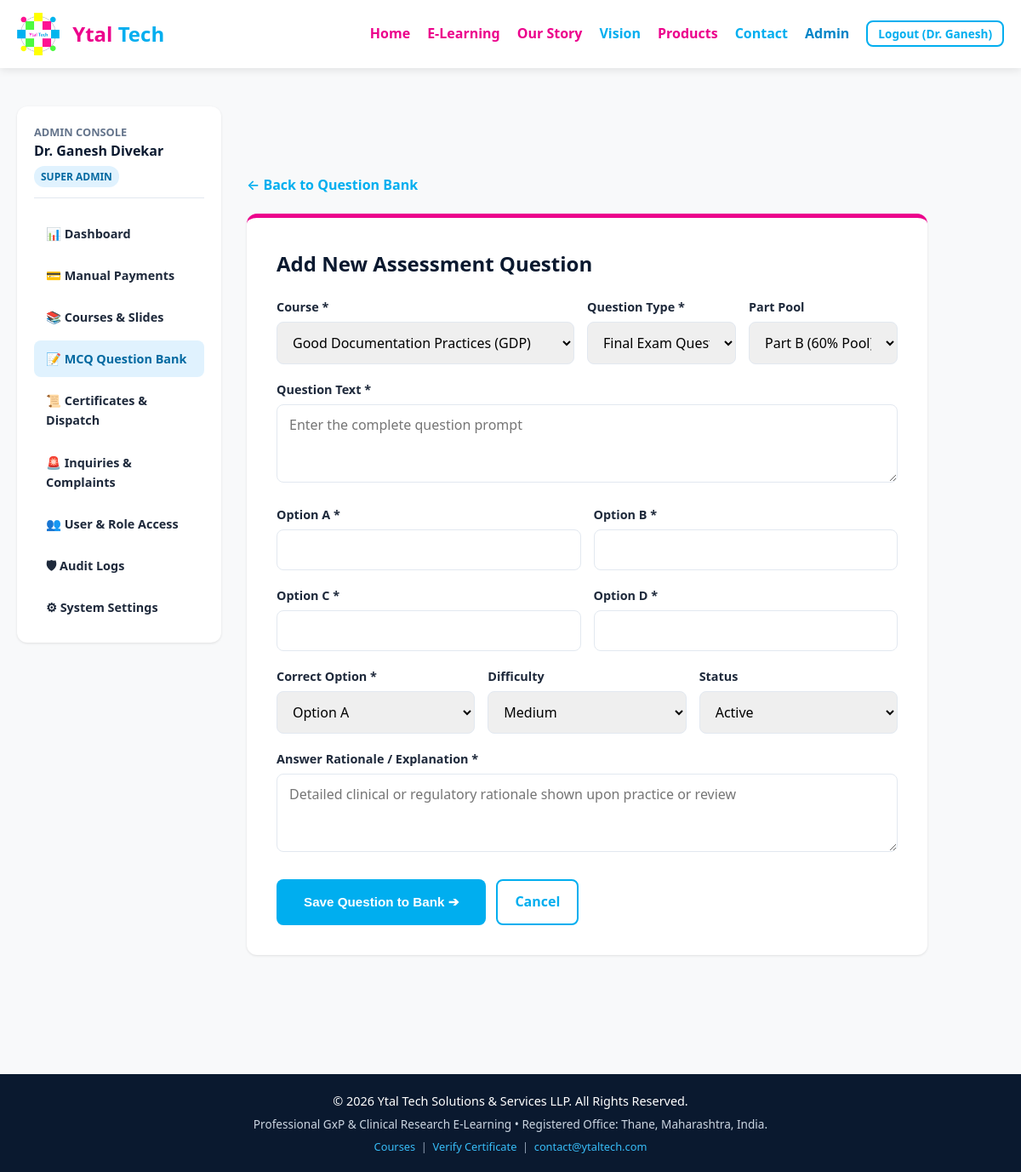
/elearning/admin/mcqs/add (signed in), run on the app's committed database.
### elearning/models.py (models this page shows, shortened)
class User(db.Model):
    __tablename__ = 'users'
    id = db.Column(db.Integer, primary_key=True)
    email = db.Column(db.String(255), unique=True, nullable=False, index=True)
    password_hash = db.Column(db.String(255), nullable=True)
    first_name = db.Column(db.String(100), nullable=False)
    middle_name = db.Column(db.String(100), nullable=True)
    last_name = db.Column(db.String(100), nullable=False)
    age = db.Column(db.Integer, nullable=True)
    gender = db.Column(db.String(20), nullable=True)
    role = db.Column(db.String(50), nullable=False, default='learner')
    is_verified = db.Column(db.Boolean, default=False)
    email_verification_token = db.Column(db.String(128), nullable=True)
    reset_password_token = db.Column(db.String(128), nullable=True)
    reset_token_expiry = db.Column(db.DateTime, nullable=True)
    google_id = db.Column(db.String(100), nullable=True, unique=True)
    is_active = db.Column(db.Boolean, default=True)
    house_no = db.Column(db.String(100), nullable=True)
    building = db.Column(db.String(150), nullable=True)
    street = db.Column(db.String(150), nullable=True)
    area = db.Column(db.String(150), nullable=True)
    city = db.Column(db.String(100), nullable=True)
    state = db.Column(db.String(100), nullable=True)
    country = db.Column(db.String(100), default='India')
    pincode = db.Column(db.String(20), nullable=True)
    phone = db.Column(db.String(20), nullable=True)
    gstin = db.Column(db.String(30), nullable=True)
    organization_name = db.Column(db.String(200), nullable=True)
    billing_address = db.Column(db.Text, nullable=True)
    created_at = db.Column(db.DateTime, default=lambda: datetime.now(timezone.utc))
    updated_at = db.Column(db.DateTime, default=lambda: datetime.now(timezone.utc), onupdate=lambda: datetime.now(timezone.utc))
    enrolments = db.relationship('Enrolment', backref='user', lazy=True, cascade='all, delete-orphan')
    payment_orders = db.relationship('PaymentOrder', foreign_keys='PaymentOrder.user_id', backref='user', lazy=True)
    certificates = db.relationship('Certificate', backref='user', lazy=True)
    audit_logs = db.relationship('AuditLog', backref='user', lazy=True)
    @property
    def full_name(self):
        parts = [self.first_name, self.middle_name, self.last_name]
        return " ".join([p.strip() for p in parts if p and p.strip()])
    def has_role(self, *roles):
        if self.role == 'super_admin':
            return True
        return self.role in roles

### elearning/admin.py (the view, shortened to what this page needs)
@admin_bp.route('/mcqs/add', methods=['GET', 'POST'])
@role_required('super_admin', 'course_admin', 'content_editor')
def add_mcq():
    user = get_current_user()
    courses = Course.query.all()
    return render_template('elearning/admin/mcq_edit.html', courses=courses, mcq=None)

### templates/elearning/admin/mcq_edit.html (shortened to what this page needs)
{% extends 'elearning/admin/base_admin.html' %}
{% block admin_content %}
<div style="max-width: 800px;">
    <div style="margin-bottom: 20px;">
        <a href="{{ url_for('admin.mcqs_list') }}" style="color:var(--primary);text-decoration:none;font-weight:600;">
            ← Back to Question Bank
        </a>
    </div>
    <div style="background: var(--surface); padding: 35px; border-radius: var(--radius-lg); box-shadow: var(--shadow-sm); border-top: 5px solid var(--secondary);">
        <h2 style="color: var(--dark-navy); margin-bottom: 20px;">
            {% if mcq %}Edit Assessment Question #{{ mcq.id }}{% else %}Add New Assessment Question{% endif %}
        </h2>
        <form action="{{ url_for('admin.edit_mcq', mcq_id=mcq.id) if mcq else url_for('admin.add_mcq') }}" method="POST">
            <div style="display: grid; grid-template-columns: 2fr 1fr 1fr; gap: 15px;">
                <div class="form-group">
                    <label>Course *</label>
                    <select name="course_id" class="form-control" required>
                        {% for c in courses %}
                            <option value="{{ c.id }}" {% if mcq and mcq.course_id == c.id %}selected{% endif %}>{{ c.title }}</option>
                        {% endfor %}
                    </select>
                </div>
                <div class="form-group">
                    <label>Question Type *</label>
                    <select name="type" class="form-control" required id="mcqTypeSelect">
                        <option value="final_test" {% if not mcq or mcq.type == 'final_test' %}selected{% endif %}>Final Exam Question</option>
                    </select>
                </div>
                <div class="form-group">
                    <label>Part Pool</label>
                    <select name="part" class="form-control">
                        <option value="B" {% if not mcq or mcq.part == 'B' %}selected{% endif %}>Part B (60% Pool)</option>
                    </select>
                </div>
            </div>
            <div class="form-group">
                <label>Question Text *</label>
                <textarea name="question_text" class="form-control" rows="3" required placeholder="Enter the complete question prompt">{{ mcq.question_text if mcq else '' }}</textarea>
            </div>
            <div style="display: grid; grid-template-columns: 1fr 1fr; gap: 15px;">
                <div class="form-group">
                    <label>Option A *</label>
                    <input type="text" name="option_a" class="form-control" value="{{ mcq.option_a if mcq else '' }}" required>
                </div>
                <div class="form-group">
                    <label>Option B *</label>
                    <input type="text" name="option_b" class="form-control" value="{{ mcq.option_b if mcq else '' }}" required>
                </div>
            </div>
            <div style="display: grid; grid-template-columns: 1fr 1fr; gap: 15px;">
                <div class="form-group">
                    <label>Option C *</label>
                    <input type="text" name="option_c" class="form-control" value="{{ mcq.option_c if mcq else '' }}" required>
                </div>
                <div class="form-group">
                    <label>Option D *</label>
                    <input type="text" name="option_d" class="form-control" value="{{ mcq.option_d if mcq else '' }}" required>
                </div>
            </div>
            <div style="display: grid; grid-template-columns: 1fr 1fr 1fr; gap: 15px;">
                <div class="form-group">
                    <label>Correct Option *</label>
                    <select name="correct_option" class="form-control" required>
                        <option value="A" {% if mcq and mcq.correct_option == 'A' %}selected{% endif %}>Option A</option>
                    </select>
                </div>
                <div class="form-group">
                    <label>Difficulty</label>
                    <select name="difficulty" class="form-control">
                        <option value="medium" {% if not mcq or mcq.difficulty == 'medium' %}selected{% endif %}>Medium</option>
                    </select>
                </div>
                <div class="form-group">
                    <label>Status</label>
                    <select name="is_active" class="form-control">
                        <option value="1" {% if not mcq or mcq.is_active %}selected{% endif %}>Active</option>
                    </select>
                </div>
            </div>
            <div class="form-group">
                <label>Answer Rationale / Explanation *</label>
                <textarea name="explanation" class="form-control" rows="3" required placeholder="Detailed clinical or regulatory rationale shown upon practice or review">{{ mcq.explanation if mcq else '' }}</textarea>
            </div>
            <div style="display: flex; gap: 12px; margin-top: 25px;">
                <button type="submit" class="btn-primary" style="padding: 12px 32px; font-size: 0.95rem;">
                    {% if mcq %}Save Changes 💾{% else %}Save Question to Bank ➔{% endif %}
                </button>
                <a href="{{ url_for('admin.mcqs_list') }}" class="btn-outline" style="padding: 12px 20px;">
                    Cancel
                </a>
            </div>
        </form>
    </div>
</div>
{% endblock %}

### templates/elearning/admin/base_admin.html (shortened to what this page needs)
{% extends 'elearning/base.html' %}
{% block content %}
<div class="admin-layout">
    <aside class="admin-sidebar" aria-label="Admin Navigation">
        <div style="margin-bottom: 20px; padding-bottom: 12px; border-bottom: 1px solid var(--border-color);">
            <div style="font-size: 0.8rem; text-transform: uppercase; color: var(--text-muted); font-weight: 700;">Admin Console</div>
            <div style="font-weight: 700; color: var(--dark-navy);">{{ current_user.full_name }}</div>
            <span class="badge-role" style="margin-left: 0; margin-top: 4px; display: inline-block;">{{ current_user.role.replace('_', ' ') }}</span>
        </div>
        <ul class="admin-nav-list">
            <li class="admin-nav-item {% if request.endpoint == 'admin.dashboard' %}active{% endif %}">
                <a href="{{ url_for('admin.dashboard') }}">📊 Dashboard</a>
            </li>
            {% if current_user.has_role('super_admin', 'finance_admin') %}
                <li class="admin-nav-item {% if 'payment' in request.endpoint %}active{% endif %}">
                    <a href="{{ url_for('admin.payments_list') }}">💳 Manual Payments</a>
                </li>
            {% endif %}
            {% if current_user.has_role('super_admin', 'course_admin', 'content_editor') %}
                <li class="admin-nav-item {% if 'course' in request.endpoint or 'slide' in request.endpoint %}active{% endif %}">
                    <a href="{{ url_for('admin.courses_cms') }}">📚 Courses & Slides</a>
                </li>
                <li class="admin-nav-item {% if 'mcq' in request.endpoint %}active{% endif %}">
                    <a href="{{ url_for('admin.mcqs_list') }}">📝 MCQ Question Bank</a>
                </li>
            {% endif %}
            {% if current_user.has_role('super_admin', 'certificate_admin') %}
                <li class="admin-nav-item {% if 'certificate' in request.endpoint %}active{% endif %}">
                    <a href="{{ url_for('admin.certificates_list') }}">📜 Certificates & Dispatch</a>
                </li>
            {% endif %}
            {% if current_user.has_role('super_admin', 'support_agent') %}
                <li class="admin-nav-item {% if 'complaint' in request.endpoint %}active{% endif %}">
                    <a href="{{ url_for('admin.complaints_list') }}">🚨 Inquiries & Complaints</a>
                </li>
            {% endif %}
            {% if current_user.has_role('super_admin') %}
                <li class="admin-nav-item {% if 'user' in request.endpoint %}active{% endif %}">
                    <a href="{{ url_for('admin.users_list') }}">👥 User & Role Access</a>
                </li>
                <li class="admin-nav-item {% if 'audit' in request.endpoint %}active{% endif %}">
                    <a href="{{ url_for('admin.audit_logs') }}">🛡 Audit Logs</a>
                </li>
                <li class="admin-nav-item {% if 'setting' in request.endpoint %}active{% endif %}">
                    <a href="{{ url_for('admin.system_settings') }}">⚙ System Settings</a>
                </li>
            {% endif %}
        </ul>
    </aside>
    <section class="admin-main">
        {% block admin_content %}{% endblock %}
    </section>
</div>
{% endblock %}

### templates/elearning/base.html (shortened to what this page needs)
<!DOCTYPE html>
<html lang="en">
<head>
    <link rel="stylesheet" href="{{ url_for('static', filename='style.css') }}">
    <link rel="stylesheet" href="{{ url_for('static', filename='elearning/elearning.css') }}">
</head>
<body class="elearning-body">
    <header>
        <nav aria-label="Main Navigation">
            <a href="{{ url_for('home') }}" class="logo-container">
                <img src="{{ url_for('static', filename='Ytal Tech logo.jpg') }}" alt="Ytal Tech Logo">
                <div class="logo-text">
                    <span class="logo-ytal">Ytal</span> <span class="logo-tech">Tech</span>
                </div>
            </a>
            <ul class="nav-links" id="navLinks">
                <li><a href="{{ url_for('home') }}">Home</a></li>
                <li><a href="{{ url_for('elearning.courses_list') }}" style="color:var(--secondary-color);font-weight:700;">E-Learning</a></li>
                <li><a href="{{ url_for('home') }}#story">Our Story</a></li>
                <li><a href="{{ url_for('home') }}#vision">Vision</a></li>
                <li><a href="{{ url_for('home') }}#products">Products</a></li>
                <li><a href="{{ url_for('home') }}#contact">Contact</a></li>
                {% if is_logged_in %}
                    {% if current_user.has_role('super_admin', 'course_admin', 'content_editor', 'finance_admin', 'certificate_admin', 'support_agent') %}
                        <li><a href="{{ url_for('admin.dashboard') }}" style="color:#0284c7;font-weight:700;">Admin</a></li>
                    {% endif %}
                    <li>
                        <a href="{{ url_for('auth.logout') }}" class="btn-outline" style="padding:4px 12px;font-size:0.85rem;">Logout ({{ current_user.first_name }})</a>
                    </li>
                {% else %}
                    <li><a href="{{ url_for('auth.login') }}" style="color:var(--primary-color);">Login</a></li>
                    <li><a href="{{ url_for('auth.register') }}" class="btn" style="padding:6px 14px;font-size:0.85rem;color:#fff;">Sign Up</a></li>
                {% endif %}
            </ul>
        </nav>
    </header>
    <main id="main-content" class="main-content">
        {% block content %}{% endblock %}
    </main>
    <footer>
        <div class="container">
            <p>&copy; 2026 Ytal Tech Solutions & Services LLP. All Rights Reserved.</p>
            <p style="font-size: 0.85rem; margin-top: 5px; color: #cbd5e1;">
                Professional GxP & Clinical Research E-Learning • Registered Office: Thane, Maharashtra, India.
            </p>
            <p style="font-size: 0.8rem; margin-top: 5px; color: #94a3b8;">
                <a href="{{ url_for('elearning.courses_list') }}" style="color:#38bdf8;text-decoration:none;">Courses</a> &nbsp;|&nbsp;
                <a href="{{ url_for('certificates.verify_certificate') }}" style="color:#38bdf8;text-decoration:none;">Verify Certificate</a> &nbsp;|&nbsp;
                <a href="mailto:contact@ytaltech.com" style="color:#38bdf8;text-decoration:none;">contact@ytaltech.com</a>
            </p>
        </div>
    </footer>
</body>
</html>

### data on the page
User: first_name "Dr. Ganesh", full_name "Dr. Ganesh Divekar", role.replace "SUPER ADMIN"

### other printed values
form field course_id "Good Documentation Practices (GDP)"
